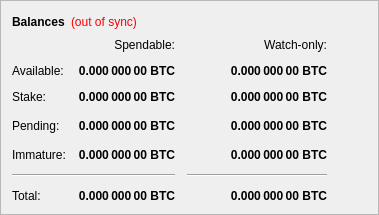
        <widget class="QFrame" name="frame">
         <property name="frameShape">
          <enum>QFrame::StyledPanel</enum>
         </property>
         <property name="frameShadow">
          <enum>QFrame::Raised</enum>
         </property>
         <layout class="QVBoxLayout" name="verticalLayout_4">
          <item>
           <layout class="QHBoxLayout" name="horizontalLayout_4">
            <item>
             <widget class="QLabel" name="label_5">
              <property name="font">
               <font>
                <weight>75</weight>
                <bold>true</bold>
               </font>
              </property>
              <property name="text">
               <string>Balances</string>
              </property>
             </widget>
            </item>
            <item>
             <widget class="QLabel" name="labelWalletStatus">
              <property name="cursor">
               <cursorShape>WhatsThisCursor</cursorShape>
              </property>
              <property name="toolTip">
               <string>The displayed information may be out of date. Your wallet automatically synchronizes with the DarkSaga network after a connection is established, but this process has not completed yet.</string>
              </property>
              <property name="styleSheet">
               <string notr="true">QLabel { color: red; }</string>
              </property>
              <property name="text">
               <string notr="true">(out of sync)</string>
              </property>
              <property name="alignment">
               <set>Qt::AlignLeading|Qt::AlignLeft|Qt::AlignVCenter</set>
              </property>
             </widget>
            </item>
            <item>
             <spacer name="horizontalSpacer_3">
              <property name="orientation">
               <enum>Qt::Horizontal</enum>
              </property>
              <property name="sizeHint" stdset="0">
               <size>
                <width>40</width>
                <height>20</height>
               </size>
              </property>
             </spacer>
            </item>
           </layout>
          </item>
          <item>
           <layout class="QGridLayout" name="gridLayout">
            <property name="spacing">
             <number>12</number>
            </property>
            <item row="3" column="2">
             <widget class="QLabel" name="labelWatchPending">
              <property name="font">
               <font>
                <weight>75</weight>
                <bold>true</bold>
               </font>
              </property>
              <property name="cursor">
               <cursorShape>IBeamCursor</cursorShape>
              </property>
              <property name="toolTip">
               <string>Unconfirmed transactions to watch-only addresses</string>
              </property>
              <property name="text">
               <string notr="true">0.000 000 00 BTC</string>
              </property>
              <property name="alignment">
               <set>Qt::AlignRight|Qt::AlignTrailing|Qt::AlignVCenter</set>
              </property>
              <property name="textInteractionFlags">
               <set>Qt::LinksAccessibleByMouse|Qt::TextSelectableByKeyboard|Qt::TextSelectableByMouse</set>
              </property>
             </widget>
            </item>
            <item row="3" column="1">
             <widget class="QLabel" name="labelUnconfirmed">
              <property name="font">
               <font>
                <weight>75</weight>
                <bold>true</bold>
               </font>
              </property>
              <property name="cursor">
               <cursorShape>IBeamCursor</cursorShape>
              </property>
              <property name="toolTip">
               <string>Total of transactions that have yet to be confirmed, and do not yet count toward the spendable balance</string>
              </property>
              <property name="text">
               <string notr="true">0.000 000 00 BTC</string>
              </property>
              <property name="alignment">
               <set>Qt::AlignRight|Qt::AlignTrailing|Qt::AlignVCenter</set>
              </property>
              <property name="textInteractionFlags">
               <set>Qt::LinksAccessibleByMouse|Qt::TextSelectableByKeyboard|Qt::TextSelectableByMouse</set>
              </property>
             </widget>
            </item>
            <item row="4" column="2">
             <widget class="QLabel" name="labelWatchImmature">
              <property name="font">
               <font>
                <weight>75</weight>
                <bold>true</bold>
               </font>
              </property>
              <property name="cursor">
               <cursorShape>IBeamCursor</cursorShape>
              </property>
              <property name="toolTip">
               <string>Mined balance in watch-only addresses that has not yet matured</string>
              </property>
              <property name="text">
               <string notr="true">0.000 000 00 BTC</string>
              </property>
              <property name="alignment">
               <set>Qt::AlignRight|Qt::AlignTrailing|Qt::AlignVCenter</set>
              </property>
              <property name="textInteractionFlags">
               <set>Qt::LinksAccessibleByMouse|Qt::TextSelectableByKeyboard|Qt::TextSelectableByMouse</set>
              </property>
             </widget>
            </item>
            <item row="5" column="0" colspan="2">
             <widget class="Line" name="lineSpendableBalance">
              <property name="orientation">
               <enum>Qt::Horizontal</enum>
              </property>
             </widget>
            </item>
            <item row="5" column="2">
             <widget class="Line" name="lineWatchBalance">
              <property name="sizePolicy">
               <sizepolicy hsizetype="Preferred" vsizetype="Fixed">
                <horstretch>0</horstretch>
                <verstretch>0</verstretch>
               </sizepolicy>
              </property>
              <property name="minimumSize">
               <size>
                <width>140</width>
                <height>0</height>
               </size>
              </property>
              <property name="orientation">
               <enum>Qt::Horizontal</enum>
              </property>
             </widget>
            </item>
            <item row="6" column="0">
             <widget class="QLabel" name="labelTotalText">
              <property name="text">
               <string>Total:</string>
              </property>
             </widget>
            </item>
            <item row="4" column="1">
             <widget class="QLabel" name="labelImmature">
              <property name="font">
               <font>
                <weight>75</weight>
                <bold>true</bold>
               </font>
              </property>
              <property name="cursor">
               <cursorShape>IBeamCursor</cursorShape>
              </property>
              <property name="toolTip">
               <string>Mined balance that has not yet matured</string>
              </property>
              <property name="text">
               <string notr="true">0.000 000 00 BTC</string>
              </property>
              <property name="alignment">
               <set>Qt::AlignRight|Qt::AlignTrailing|Qt::AlignVCenter</set>
              </property>
              <property name="textInteractionFlags">
               <set>Qt::LinksAccessibleByMouse|Qt::TextSelectableByKeyboard|Qt::TextSelectableByMouse</set>
              </property>
             </widget>
            </item>
            <item row="3" column="3">
             <spacer name="horizontalSpacer_2">
              <property name="orientation">
               <enum>Qt::Horizontal</enum>
              </property>
              <property name="sizeHint" stdset="0">
               <size>
                <width>40</width>
                <height>20</height>
               </size>
              </property>
             </spacer>
            </item>
            <item row="4" column="0">
             <widget class="QLabel" name="labelImmatureText">
              <property name="text">
               <string>Immature:</string>
              </property>
             </widget>
            </item>
            <item row="6" column="1">
             <widget class="QLabel" name="labelTotal">
              <property name="font">
               <font>
                <weight>75</weight>
                <bold>true</bold>
               </font>
              </property>
              <property name="cursor">
               <cursorShape>IBeamCursor</cursorShape>
              </property>
              <property name="toolTip">
               <string>Your current total balance</string>
              </property>
              <property name="text">
               <string notr="true">0.000 000 00 BTC</string>
              </property>
              <property name="alignment">
               <set>Qt::AlignRight|Qt::AlignTrailing|Qt::AlignVCenter</set>
              </property>
              <property name="textInteractionFlags">
               <set>Qt::LinksAccessibleByMouse|Qt::TextSelectableByKeyboard|Qt::TextSelectableByMouse</set>
              </property>
             </widget>
            </item>
            <item row="6" column="2">
             <widget class="QLabel" name="labelWatchTotal">
              <property name="font">
               <font>
                <weight>75</weight>
                <bold>true</bold>
               </font>
              </property>
              <property name="cursor">
               <cursorShape>IBeamCursor</cursorShape>
              </property>
              <property name="toolTip">
               <string>Current total balance in watch-only addresses</string>
              </property>
              <property name="text">
               <string notr="true">0.000 000 00 BTC</string>
              </property>
              <property name="alignment">
               <set>Qt::AlignRight|Qt::AlignTrailing|Qt::AlignVCenter</set>
              </property>
              <property name="textInteractionFlags">
               <set>Qt::LinksAccessibleByMouse|Qt::TextSelectableByKeyboard|Qt::TextSelectableByMouse</set>
              </property>
             </widget>
            </item>
            <item row="0" column="2">
             <widget class="QLabel" name="labelWatchonly">
              <property name="text">
               <string>Watch-only:</string>
              </property>
              <property name="alignment">
               <set>Qt::AlignRight|Qt::AlignTrailing|Qt::AlignVCenter</set>
              </property>
             </widget>
            </item>
            <item row="1" column="0">
             <widget class="QLabel" name="labelBalanceText">
              <property name="text">
               <string>Available:</string>
              </property>
             </widget>
            </item>
            <item row="1" column="1">
             <widget class="QLabel" name="labelBalance">
              <property name="font">
               <font>
                <weight>75</weight>
                <bold>true</bold>
               </font>
              </property>
              <property name="cursor">
               <cursorShape>IBeamCursor</cursorShape>
              </property>
              <property name="toolTip">
               <string>Your current spendable balance</string>
              </property>
              <property name="text">
               <string notr="true">0.000 000 00 BTC</string>
              </property>
              <property name="alignment">
               <set>Qt::AlignRight|Qt::AlignTrailing|Qt::AlignVCenter</set>
              </property>
              <property name="textInteractionFlags">
               <set>Qt::LinksAccessibleByMouse|Qt::TextSelectableByKeyboard|Qt::TextSelectableByMouse</set>
              </property>
             </widget>
            </item>
            <item row="2" column="0">
             <widget class="QLabel" name="label_10">
              <property name="text">
               <string>Stake:</string>
              </property>
             </widget>
            </item>
            <item row="2" column="1">
             <widget class="QLabel" name="labelStake">
              <property name="font">
               <font>
                <weight>75</weight>
                <bold>true</bold>
               </font>
              </property>
              <property name="cursor">
               <cursorShape>IBeamCursor</cursorShape>
              </property>
              <property name="toolTip">
               <string>Total of coins that was staked, and do not yet count toward the current balance</string>
              </property>
              <property name="text">
               <string notr="true">0.000 000 00 BTC</string>
              </property>
              <property name="alignment">
               <set>Qt::AlignRight|Qt::AlignTrailing|Qt::AlignVCenter</set>
              </property>
              <property name="textInteractionFlags">
               <set>Qt::LinksAccessibleByMouse|Qt::TextSelectableByKeyboard|Qt::TextSelectableByMouse</set>
              </property>
             </widget>
            </item>
            <item row="2" column="2">
             <widget class="QLabel" name="labelWatchStake">
              <property name="font">
               <font>
                <weight>75</weight>
                <bold>true</bold>
               </font>
              </property>
              <property name="cursor">
               <cursorShape>IBeamCursor</cursorShape>
              </property>
              <property name="toolTip">
               <string>Total of coins that was staked in watch-only addresses, and do not yet count toward the current watch-only balance</string>
              </property>
              <property name="text">
               <string notr="true">0.000 000 00 BTC</string>
              </property>
              <property name="alignment">
               <set>Qt::AlignRight|Qt::AlignTrailing|Qt::AlignVCenter</set>
              </property>
              <property name="textInteractionFlags">
               <set>Qt::LinksAccessibleByMouse|Qt::TextSelectableByKeyboard|Qt::TextSelectableByMouse</set>
              </property>
             </widget>
            </item>
            <item row="1" column="2">
             <widget class="QLabel" name="labelWatchAvailable">
              <property name="font">
               <font>
                <weight>75</weight>
                <bold>true</bold>
               </font>
              </property>
              <property name="cursor">
               <cursorShape>IBeamCursor</cursorShape>
              </property>
              <property name="toolTip">
               <string>Your current balance in watch-only addresses</string>
              </property>
              <property name="text">
               <string notr="true">0.000 000 00 BTC</string>
              </property>
              <property name="alignment">
               <set>Qt::AlignRight|Qt::AlignTrailing|Qt::AlignVCenter</set>
              </property>
              <property name="textInteractionFlags">
               <set>Qt::LinksAccessibleByMouse|Qt::TextSelectableByKeyboard|Qt::TextSelectableByMouse</set>
              </property>
             </widget>
            </item>
            <item row="3" column="0">
             <widget class="QLabel" name="labelPendingText">
              <property name="text">
               <string>Pending:</string>
              </property>
             </widget>
            </item>
            <item row="0" column="1">
             <widget class="QLabel" name="labelSpendable">
              <property name="text">
               <string>Spendable:</string>
              </property>
              <property name="alignment">
               <set>Qt::AlignRight|Qt::AlignTrailing|Qt::AlignVCenter</set>
              </property>
             </widget>
            </item>
           </layout>
          </item>
         </layout>
        </widget>
